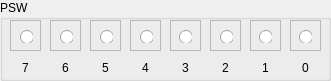
   <widget class="QGroupBox" name="groupBox_PSW">
    <property name="geometry">
     <rect>
      <x>370</x>
      <y>190</y>
      <width>331</width>
      <height>81</height>
     </rect>
    </property>
    <property name="title">
     <string>PSW</string>
    </property>
    <widget class="QFrame" name="frame_57">
     <property name="geometry">
      <rect>
       <x>50</x>
       <y>20</y>
       <width>31</width>
       <height>31</height>
      </rect>
     </property>
     <property name="frameShape">
      <enum>QFrame::StyledPanel</enum>
     </property>
     <property name="frameShadow">
      <enum>QFrame::Sunken</enum>
     </property>
     <property name="lineWidth">
      <number>0</number>
     </property>
     <property name="midLineWidth">
      <number>0</number>
     </property>
     <widget class="QRadioButton" name="radioButton_PSW6">
      <property name="geometry">
       <rect>
        <x>10</x>
        <y>10</y>
        <width>13</width>
        <height>13</height>
       </rect>
      </property>
      <property name="font">
       <font>
        <pointsize>6</pointsize>
       </font>
      </property>
      <property name="text">
       <string/>
      </property>
     </widget>
    </widget>
    <widget class="QFrame" name="frame_58">
     <property name="geometry">
      <rect>
       <x>90</x>
       <y>20</y>
       <width>31</width>
       <height>31</height>
      </rect>
     </property>
     <property name="frameShape">
      <enum>QFrame::StyledPanel</enum>
     </property>
     <property name="frameShadow">
      <enum>QFrame::Sunken</enum>
     </property>
     <property name="lineWidth">
      <number>5</number>
     </property>
     <property name="midLineWidth">
      <number>0</number>
     </property>
     <widget class="QRadioButton" name="radioButton_PSW5">
      <property name="geometry">
       <rect>
        <x>10</x>
        <y>10</y>
        <width>13</width>
        <height>13</height>
       </rect>
      </property>
      <property name="font">
       <font>
        <pointsize>6</pointsize>
       </font>
      </property>
      <property name="text">
       <string/>
      </property>
     </widget>
    </widget>
    <widget class="QFrame" name="frame_59">
     <property name="geometry">
      <rect>
       <x>130</x>
       <y>20</y>
       <width>31</width>
       <height>31</height>
      </rect>
     </property>
     <property name="frameShape">
      <enum>QFrame::StyledPanel</enum>
     </property>
     <property name="frameShadow">
      <enum>QFrame::Sunken</enum>
     </property>
     <property name="lineWidth">
      <number>5</number>
     </property>
     <property name="midLineWidth">
      <number>0</number>
     </property>
     <widget class="QRadioButton" name="radioButton_PSW4">
      <property name="geometry">
       <rect>
        <x>10</x>
        <y>10</y>
        <width>13</width>
        <height>13</height>
       </rect>
      </property>
      <property name="font">
       <font>
        <pointsize>6</pointsize>
       </font>
      </property>
      <property name="text">
       <string/>
      </property>
     </widget>
    </widget>
    <widget class="QFrame" name="frame_60">
     <property name="geometry">
      <rect>
       <x>170</x>
       <y>20</y>
       <width>31</width>
       <height>31</height>
      </rect>
     </property>
     <property name="frameShape">
      <enum>QFrame::StyledPanel</enum>
     </property>
     <property name="frameShadow">
      <enum>QFrame::Sunken</enum>
     </property>
     <property name="lineWidth">
      <number>5</number>
     </property>
     <property name="midLineWidth">
      <number>0</number>
     </property>
     <widget class="QRadioButton" name="radioButton_PSW3">
      <property name="geometry">
       <rect>
        <x>9</x>
        <y>10</y>
        <width>13</width>
        <height>13</height>
       </rect>
      </property>
      <property name="font">
       <font>
        <pointsize>6</pointsize>
       </font>
      </property>
      <property name="text">
       <string/>
      </property>
     </widget>
    </widget>
    <widget class="QFrame" name="frame_61">
     <property name="geometry">
      <rect>
       <x>210</x>
       <y>20</y>
       <width>31</width>
       <height>31</height>
      </rect>
     </property>
     <property name="frameShape">
      <enum>QFrame::StyledPanel</enum>
     </property>
     <property name="frameShadow">
      <enum>QFrame::Sunken</enum>
     </property>
     <property name="lineWidth">
      <number>5</number>
     </property>
     <property name="midLineWidth">
      <number>0</number>
     </property>
     <widget class="QRadioButton" name="radioButton_PSW2">
      <property name="geometry">
       <rect>
        <x>10</x>
        <y>10</y>
        <width>13</width>
        <height>13</height>
       </rect>
      </property>
      <property name="font">
       <font>
        <pointsize>6</pointsize>
       </font>
      </property>
      <property name="text">
       <string/>
      </property>
     </widget>
    </widget>
    <widget class="QFrame" name="frame_62">
     <property name="geometry">
      <rect>
       <x>250</x>
       <y>20</y>
       <width>31</width>
       <height>31</height>
      </rect>
     </property>
     <property name="frameShape">
      <enum>QFrame::StyledPanel</enum>
     </property>
     <property name="frameShadow">
      <enum>QFrame::Sunken</enum>
     </property>
     <property name="lineWidth">
      <number>5</number>
     </property>
     <property name="midLineWidth">
      <number>0</number>
     </property>
     <widget class="QRadioButton" name="radioButton_PSW1">
      <property name="geometry">
       <rect>
        <x>9</x>
        <y>10</y>
        <width>13</width>
        <height>13</height>
       </rect>
      </property>
      <property name="font">
       <font>
        <pointsize>6</pointsize>
       </font>
      </property>
      <property name="text">
       <string/>
      </property>
     </widget>
    </widget>
    <widget class="QFrame" name="frame_63">
     <property name="geometry">
      <rect>
       <x>290</x>
       <y>20</y>
       <width>31</width>
       <height>31</height>
      </rect>
     </property>
     <property name="frameShape">
      <enum>QFrame::StyledPanel</enum>
     </property>
     <property name="frameShadow">
      <enum>QFrame::Sunken</enum>
     </property>
     <property name="lineWidth">
      <number>5</number>
     </property>
     <property name="midLineWidth">
      <number>0</number>
     </property>
     <widget class="QRadioButton" name="radioButton_PSW0">
      <property name="geometry">
       <rect>
        <x>9</x>
        <y>10</y>
        <width>13</width>
        <height>13</height>
       </rect>
      </property>
      <property name="font">
       <font>
        <pointsize>6</pointsize>
       </font>
      </property>
      <property name="text">
       <string/>
      </property>
     </widget>
    </widget>
    <widget class="QFrame" name="frame_64">
     <property name="geometry">
      <rect>
       <x>10</x>
       <y>20</y>
       <width>31</width>
       <height>31</height>
      </rect>
     </property>
     <property name="frameShape">
      <enum>QFrame::StyledPanel</enum>
     </property>
     <property name="frameShadow">
      <enum>QFrame::Sunken</enum>
     </property>
     <property name="lineWidth">
      <number>1</number>
     </property>
     <property name="midLineWidth">
      <number>0</number>
     </property>
     <widget class="QRadioButton" name="radioButton_PSW7">
      <property name="geometry">
       <rect>
        <x>10</x>
        <y>10</y>
        <width>13</width>
        <height>13</height>
       </rect>
      </property>
      <property name="font">
       <font>
        <pointsize>6</pointsize>
       </font>
      </property>
      <property name="text">
       <string/>
      </property>
      <property name="checkable">
       <bool>true</bool>
      </property>
     </widget>
    </widget>
    <widget class="QLabel" name="label_59">
     <property name="geometry">
      <rect>
       <x>10</x>
       <y>60</y>
       <width>31</width>
       <height>16</height>
      </rect>
     </property>
     <property name="text">
      <string>7</string>
     </property>
     <property name="alignment">
      <set>Qt::AlignCenter</set>
     </property>
    </widget>
    <widget class="QLabel" name="label_60">
     <property name="geometry">
      <rect>
       <x>50</x>
       <y>60</y>
       <width>31</width>
       <height>16</height>
      </rect>
     </property>
     <property name="text">
      <string>6</string>
     </property>
     <property name="alignment">
      <set>Qt::AlignCenter</set>
     </property>
    </widget>
    <widget class="QLabel" name="label_61">
     <property name="geometry">
      <rect>
       <x>90</x>
       <y>60</y>
       <width>31</width>
       <height>16</height>
      </rect>
     </property>
     <property name="text">
      <string>5</string>
     </property>
     <property name="alignment">
      <set>Qt::AlignCenter</set>
     </property>
    </widget>
    <widget class="QLabel" name="label_62">
     <property name="geometry">
      <rect>
       <x>130</x>
       <y>60</y>
       <width>31</width>
       <height>16</height>
      </rect>
     </property>
     <property name="text">
      <string>4</string>
     </property>
     <property name="alignment">
      <set>Qt::AlignCenter</set>
     </property>
    </widget>
    <widget class="QLabel" name="label_63">
     <property name="geometry">
      <rect>
       <x>170</x>
       <y>60</y>
       <width>31</width>
       <height>16</height>
      </rect>
     </property>
     <property name="text">
      <string>3</string>
     </property>
     <property name="alignment">
      <set>Qt::AlignCenter</set>
     </property>
    </widget>
    <widget class="QLabel" name="label_64">
     <property name="geometry">
      <rect>
       <x>210</x>
       <y>60</y>
       <width>31</width>
       <height>16</height>
      </rect>
     </property>
     <property name="text">
      <string>2</string>
     </property>
     <property name="alignment">
      <set>Qt::AlignCenter</set>
     </property>
    </widget>
    <widget class="QLabel" name="label_65">
     <property name="geometry">
      <rect>
       <x>250</x>
       <y>60</y>
       <width>31</width>
       <height>16</height>
      </rect>
     </property>
     <property name="text">
      <string>1</string>
     </property>
     <property name="alignment">
      <set>Qt::AlignCenter</set>
     </property>
    </widget>
    <widget class="QLabel" name="label_66">
     <property name="geometry">
      <rect>
       <x>290</x>
       <y>60</y>
       <width>31</width>
       <height>16</height>
      </rect>
     </property>
     <property name="text">
      <string>0</string>
     </property>
     <property name="alignment">
      <set>Qt::AlignCenter</set>
     </property>
    </widget>
   </widget>
